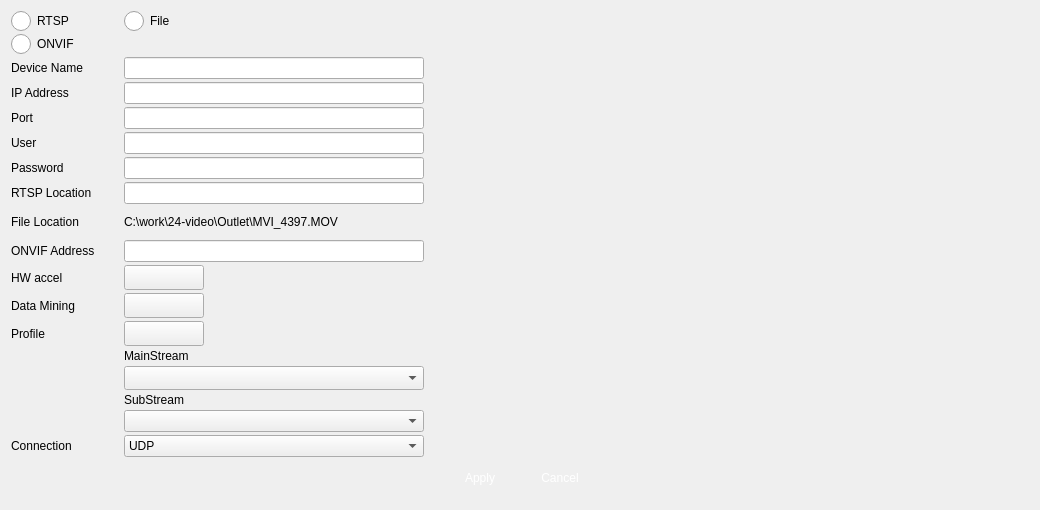
<?xml version="1.0" encoding="UTF-8"?>
<ui version="4.0">
 <class>VSCCameraAdd</class>
 <widget class="QWidget" name="VSCCameraAdd">
  <property name="geometry">
   <rect>
    <x>0</x>
    <y>0</y>
    <width>1040</width>
    <height>510</height>
   </rect>
  </property>
  <property name="windowTitle">
   <string>Form</string>
  </property>
  <property name="styleSheet">
   <string notr="true"/>
  </property>
  <layout class="QVBoxLayout" name="verticalLayout">
   <item>
    <layout class="QHBoxLayout" name="horizontalLayout_2">
     <property name="spacing">
      <number>5</number>
     </property>
     <item>
      <layout class="QGridLayout" name="gridLayout">
       <property name="horizontalSpacing">
        <number>2</number>
       </property>
       <property name="verticalSpacing">
        <number>3</number>
       </property>
       <item row="17" column="1">
        <widget class="QLabel" name="labelOnvifProfileToken_2">
         <property name="text">
          <string>MainStream</string>
         </property>
        </widget>
       </item>
       <item row="8" column="0">
        <widget class="QLabel" name="labelPort">
         <property name="text">
          <string>Port</string>
         </property>
        </widget>
       </item>
       <item row="11" column="1">
        <widget class="QLineEdit" name="lineEditRtspLoc">
         <property name="maximumSize">
          <size>
           <width>300</width>
           <height>16777215</height>
          </size>
         </property>
        </widget>
       </item>
       <item row="15" column="0">
        <widget class="QLabel" name="label">
         <property name="text">
          <string>Data Mining</string>
         </property>
        </widget>
       </item>
       <item row="7" column="1">
        <widget class="QLineEdit" name="lineEditIP">
         <property name="maximumSize">
          <size>
           <width>300</width>
           <height>16777215</height>
          </size>
         </property>
        </widget>
       </item>
       <item row="16" column="0">
        <widget class="QLabel" name="label_2">
         <property name="text">
          <string>Profile</string>
         </property>
        </widget>
       </item>
       <item row="13" column="0">
        <widget class="QLabel" name="labelOnvifAddr">
         <property name="text">
          <string>ONVIF Address</string>
         </property>
        </widget>
       </item>
       <item row="8" column="1">
        <widget class="QLineEdit" name="lineEditPort">
         <property name="maximumSize">
          <size>
           <width>300</width>
           <height>16777215</height>
          </size>
         </property>
        </widget>
       </item>
       <item row="10" column="0">
        <widget class="QLabel" name="labelPassword">
         <property name="text">
          <string>Password</string>
         </property>
        </widget>
       </item>
       <item row="10" column="1">
        <widget class="QLineEdit" name="lineEditPassword">
         <property name="maximumSize">
          <size>
           <width>300</width>
           <height>16777215</height>
          </size>
         </property>
        </widget>
       </item>
       <item row="11" column="0">
        <widget class="QLabel" name="labelRtspLoc">
         <property name="text">
          <string>RTSP Location</string>
         </property>
        </widget>
       </item>
       <item row="9" column="1">
        <widget class="QLineEdit" name="lineEditUser">
         <property name="maximumSize">
          <size>
           <width>300</width>
           <height>16777215</height>
          </size>
         </property>
        </widget>
       </item>
       <item row="5" column="1">
        <widget class="QLineEdit" name="lineEditName">
         <property name="maximumSize">
          <size>
           <width>300</width>
           <height>16777215</height>
          </size>
         </property>
        </widget>
       </item>
       <item row="1" column="0">
        <widget class="QRadioButton" name="radioButtonOnvif">
         <property name="styleSheet">
          <string notr="true">QRadioButton::indicator {
    width: 20px;
    height: 20px;
}

QRadioButton::indicator::unchecked {
    image: url(:/action/resources/radiobutton_unchecked.png);
}

QRadioButton::indicator:unchecked:hover {
    image: url(:/action/resources/radiobutton_unchecked_hover.png);
}

QRadioButton::indicator:unchecked:pressed {
    image: url(:/action/resources/radiobutton_unchecked_pressed.png);
}

QRadioButton::indicator::checked {
    image: url(:/action/resources/radiobutton_checked.png);
}

QRadioButton::indicator:checked:hover {
    image: url(:/action/resources/radiobutton_checked_hover.png);
}

QRadioButton::indicator:checked:pressed {
    image: url(:/action/resources/radiobutton_checked_pressed.png);
}</string>
         </property>
         <property name="text">
          <string>ONVIF</string>
         </property>
        </widget>
       </item>
       <item row="13" column="1">
        <widget class="QLineEdit" name="lineOnvifAddr">
         <property name="maximumSize">
          <size>
           <width>300</width>
           <height>16777215</height>
          </size>
         </property>
        </widget>
       </item>
       <item row="5" column="0">
        <widget class="QLabel" name="labelName">
         <property name="text">
          <string>Device Name</string>
         </property>
        </widget>
       </item>
       <item row="9" column="0">
        <widget class="QLabel" name="labelUser">
         <property name="text">
          <string>User</string>
         </property>
        </widget>
       </item>
       <item row="0" column="0">
        <widget class="QRadioButton" name="radioButtonRtsp">
         <property name="styleSheet">
          <string notr="true">QRadioButton::indicator {
    width: 20px;
    height: 20px;
}

QRadioButton::indicator::unchecked {
    image: url(:/action/resources/radiobutton_unchecked.png);
}

QRadioButton::indicator:unchecked:hover {
    image: url(:/action/resources/radiobutton_unchecked_hover.png);
}

QRadioButton::indicator:unchecked:pressed {
    image: url(:/action/resources/radiobutton_unchecked_pressed.png);
}

QRadioButton::indicator::checked {
    image: url(:/action/resources/radiobutton_checked.png);
}

QRadioButton::indicator:checked:hover {
    image: url(:/action/resources/radiobutton_checked_hover.png);
}

QRadioButton::indicator:checked:pressed {
    image: url(:/action/resources/radiobutton_checked_pressed.png);
}</string>
         </property>
         <property name="text">
          <string>RTSP</string>
         </property>
        </widget>
       </item>
       <item row="7" column="0">
        <widget class="QLabel" name="labelIP">
         <property name="text">
          <string>IP Address</string>
         </property>
        </widget>
       </item>
       <item row="12" column="0">
        <widget class="QLabel" name="labelRtspLoc_2">
         <property name="text">
          <string>File Location</string>
         </property>
        </widget>
       </item>
       <item row="0" column="1">
        <widget class="QRadioButton" name="radioButtonFile">
         <property name="styleSheet">
          <string notr="true">QRadioButton::indicator {
    width: 20px;
    height: 20px;
}

QRadioButton::indicator::unchecked {
    image: url(:/action/resources/radiobutton_unchecked.png);
}

QRadioButton::indicator:unchecked:hover {
    image: url(:/action/resources/radiobutton_unchecked_hover.png);
}

QRadioButton::indicator:unchecked:pressed {
    image: url(:/action/resources/radiobutton_unchecked_pressed.png);
}

QRadioButton::indicator::checked {
    image: url(:/action/resources/radiobutton_checked.png);
}

QRadioButton::indicator:checked:hover {
    image: url(:/action/resources/radiobutton_checked_hover.png);
}

QRadioButton::indicator:checked:pressed {
    image: url(:/action/resources/radiobutton_checked_pressed.png);
}</string>
         </property>
         <property name="text">
          <string>File</string>
         </property>
        </widget>
       </item>
       <item row="23" column="1">
        <widget class="QComboBox" name="comboBoxConnect">
         <property name="maximumSize">
          <size>
           <width>300</width>
           <height>16777215</height>
          </size>
         </property>
         <item>
          <property name="text">
           <string>UDP</string>
          </property>
         </item>
         <item>
          <property name="text">
           <string>TCP</string>
          </property>
         </item>
        </widget>
       </item>
       <item row="23" column="0">
        <widget class="QLabel" name="labelOnvifProfileToken_3">
         <property name="text">
          <string>Connection</string>
         </property>
        </widget>
       </item>
       <item row="12" column="1">
        <layout class="QHBoxLayout" name="horizontalLayout">
         <property name="spacing">
          <number>20</number>
         </property>
         <item>
          <widget class="QLabel" name="fileLoc">
           <property name="maximumSize">
            <size>
             <width>250</width>
             <height>16777215</height>
            </size>
           </property>
           <property name="text">
            <string>C:\work\24-video\Outlet\MVI_4397.MOV</string>
           </property>
           <property name="wordWrap">
            <bool>true</bool>
           </property>
          </widget>
         </item>
         <item>
          <widget class="QPushButton" name="pushButtonFile">
           <property name="minimumSize">
            <size>
             <width>30</width>
             <height>30</height>
            </size>
           </property>
           <property name="maximumSize">
            <size>
             <width>30</width>
             <height>30</height>
            </size>
           </property>
           <property name="styleSheet">
            <string notr="true">QPushButton:hover {
border:none;
color:white;
background-color: rgb(85, 170, 255);}
QPushButton:pressed {
background-color: rgb(200, 200, 200);}</string>
           </property>
           <property name="text">
            <string/>
           </property>
           <property name="icon">
            <iconset resource="vscmainwindows.qrc">
             <normaloff>:/action/resources/folder.png</normaloff>:/action/resources/folder.png</iconset>
           </property>
           <property name="iconSize">
            <size>
             <width>28</width>
             <height>28</height>
            </size>
           </property>
           <property name="flat">
            <bool>true</bool>
           </property>
          </widget>
         </item>
        </layout>
       </item>
       <item row="15" column="1">
        <widget class="SwitchButton" name="checkBoxDataMining">
         <property name="minimumSize">
          <size>
           <width>80</width>
           <height>25</height>
          </size>
         </property>
         <property name="maximumSize">
          <size>
           <width>80</width>
           <height>25</height>
          </size>
         </property>
         <property name="styleSheet">
          <string notr="true"/>
         </property>
         <property name="text">
          <string/>
         </property>
         <property name="icon">
          <iconset resource="vscmainwindows.qrc">
           <normaloff>:/action/resources/switchputton.png</normaloff>:/action/resources/switchputton.png</iconset>
         </property>
         <property name="iconSize">
          <size>
           <width>80</width>
           <height>25</height>
          </size>
         </property>
        </widget>
       </item>
       <item row="14" column="1">
        <widget class="SwitchButton" name="checkBoxHWAccel">
         <property name="minimumSize">
          <size>
           <width>80</width>
           <height>25</height>
          </size>
         </property>
         <property name="maximumSize">
          <size>
           <width>80</width>
           <height>25</height>
          </size>
         </property>
         <property name="styleSheet">
          <string notr="true"/>
         </property>
         <property name="text">
          <string/>
         </property>
         <property name="icon">
          <iconset resource="vscmainwindows.qrc">
           <normaloff>:/action/resources/switchputton.png</normaloff>:/action/resources/switchputton.png</iconset>
         </property>
         <property name="iconSize">
          <size>
           <width>80</width>
           <height>25</height>
          </size>
         </property>
        </widget>
       </item>
       <item row="14" column="0">
        <widget class="QLabel" name="label_3">
         <property name="text">
          <string>HW accel</string>
         </property>
        </widget>
       </item>
       <item row="20" column="1">
        <widget class="QLabel" name="labelOnvifProfileToken">
         <property name="text">
          <string>SubStream</string>
         </property>
        </widget>
       </item>
       <item row="22" column="1">
        <widget class="QComboBox" name="comboBoxSub">
         <property name="maximumSize">
          <size>
           <width>300</width>
           <height>16777215</height>
          </size>
         </property>
        </widget>
       </item>
       <item row="18" column="1">
        <widget class="QComboBox" name="comboBoxMain">
         <property name="maximumSize">
          <size>
           <width>300</width>
           <height>16777215</height>
          </size>
         </property>
         <property name="sizeAdjustPolicy">
          <enum>QComboBox::AdjustToMinimumContentsLengthWithIcon</enum>
         </property>
        </widget>
       </item>
       <item row="16" column="1">
        <layout class="QHBoxLayout" name="horizontalLayout_3">
         <property name="spacing">
          <number>20</number>
         </property>
         <property name="rightMargin">
          <number>175</number>
         </property>
         <item>
          <widget class="SwitchButton" name="checkBoxProfileToken">
           <property name="minimumSize">
            <size>
             <width>80</width>
             <height>25</height>
            </size>
           </property>
           <property name="maximumSize">
            <size>
             <width>80</width>
             <height>25</height>
            </size>
           </property>
           <property name="styleSheet">
            <string notr="true"/>
           </property>
           <property name="text">
            <string/>
           </property>
           <property name="icon">
            <iconset resource="vscmainwindows.qrc">
             <normaloff>:/action/resources/switchputton.png</normaloff>:/action/resources/switchputton.png</iconset>
           </property>
           <property name="iconSize">
            <size>
             <width>80</width>
             <height>25</height>
            </size>
           </property>
          </widget>
         </item>
         <item>
          <widget class="QPushButton" name="pushButtonProfile">
           <property name="minimumSize">
            <size>
             <width>25</width>
             <height>25</height>
            </size>
           </property>
           <property name="maximumSize">
            <size>
             <width>25</width>
             <height>25</height>
            </size>
           </property>
           <property name="styleSheet">
            <string notr="true">QPushButton:hover {
border:none;
color:white;
background-color: rgb(85, 170, 255);}
QPushButton:pressed {
background-color: rgb(200, 200, 200);}</string>
           </property>
           <property name="text">
            <string/>
           </property>
           <property name="icon">
            <iconset resource="vscmainwindows.qrc">
             <normaloff>:/action/resources/refresh.png</normaloff>:/action/resources/refresh.png</iconset>
           </property>
           <property name="iconSize">
            <size>
             <width>25</width>
             <height>25</height>
            </size>
           </property>
           <property name="autoDefault">
            <bool>false</bool>
           </property>
           <property name="default">
            <bool>false</bool>
           </property>
           <property name="flat">
            <bool>true</bool>
           </property>
          </widget>
         </item>
        </layout>
       </item>
      </layout>
     </item>
     <item>
      <widget class="QWidget" name="widget" native="true">
       <property name="minimumSize">
        <size>
         <width>600</width>
         <height>400</height>
        </size>
       </property>
       <property name="maximumSize">
        <size>
         <width>600</width>
         <height>400</height>
        </size>
       </property>
       <property name="styleSheet">
        <string notr="true"/>
       </property>
      </widget>
     </item>
    </layout>
   </item>
   <item>
    <layout class="QGridLayout" name="gridLayout_2">
     <property name="horizontalSpacing">
      <number>20</number>
     </property>
     <property name="verticalSpacing">
      <number>10</number>
     </property>
     <item row="0" column="0">
      <spacer name="horizontalSpacer">
       <property name="orientation">
        <enum>Qt::Horizontal</enum>
       </property>
       <property name="sizeHint" stdset="0">
        <size>
         <width>40</width>
         <height>20</height>
        </size>
       </property>
      </spacer>
     </item>
     <item row="0" column="2">
      <widget class="QPushButton" name="pushButtonCancel">
       <property name="minimumSize">
        <size>
         <width>60</width>
         <height>30</height>
        </size>
       </property>
       <property name="maximumSize">
        <size>
         <width>60</width>
         <height>30</height>
        </size>
       </property>
       <property name="styleSheet">
        <string notr="true">QPushButton { 
border:none;
color:white;
background-image: url(:/action/resources/button.png);}
QPushButton:hover {
	background-image: url(:/action/resources/buttonpress.png);}
QPushButton:pressed {
	background-image: url(:/action/resources/button.png);}
</string>
       </property>
       <property name="text">
        <string>Cancel</string>
       </property>
       <property name="iconSize">
        <size>
         <width>60</width>
         <height>40</height>
        </size>
       </property>
      </widget>
     </item>
     <item row="0" column="1">
      <widget class="QPushButton" name="pushButtonApply">
       <property name="minimumSize">
        <size>
         <width>60</width>
         <height>30</height>
        </size>
       </property>
       <property name="maximumSize">
        <size>
         <width>60</width>
         <height>30</height>
        </size>
       </property>
       <property name="styleSheet">
        <string notr="true">QPushButton { 
border:none;
color:white;
background-image: url(:/action/resources/button.png);}
QPushButton:hover {
	background-image: url(:/action/resources/buttonpress.png);}
QPushButton:pressed {
	background-image: url(:/action/resources/button.png);}
</string>
       </property>
       <property name="text">
        <string>Apply</string>
       </property>
       <property name="iconSize">
        <size>
         <width>60</width>
         <height>30</height>
        </size>
       </property>
      </widget>
     </item>
     <item row="0" column="3">
      <spacer name="horizontalSpacer_2">
       <property name="orientation">
        <enum>Qt::Horizontal</enum>
       </property>
       <property name="sizeHint" stdset="0">
        <size>
         <width>40</width>
         <height>20</height>
        </size>
       </property>
      </spacer>
     </item>
    </layout>
   </item>
   <item>
    <spacer name="verticalSpacer">
     <property name="orientation">
      <enum>Qt::Vertical</enum>
     </property>
     <property name="sizeHint" stdset="0">
      <size>
       <width>20</width>
       <height>40</height>
      </size>
     </property>
    </spacer>
   </item>
  </layout>
 </widget>
 <customwidgets>
  <customwidget>
   <class>SwitchButton</class>
   <extends>QPushButton</extends>
   <header>switchbutton.h</header>
  </customwidget>
 </customwidgets>
 <resources>
  <include location="vscmainwindows.qrc"/>
 </resources>
 <connections/>
</ui>
